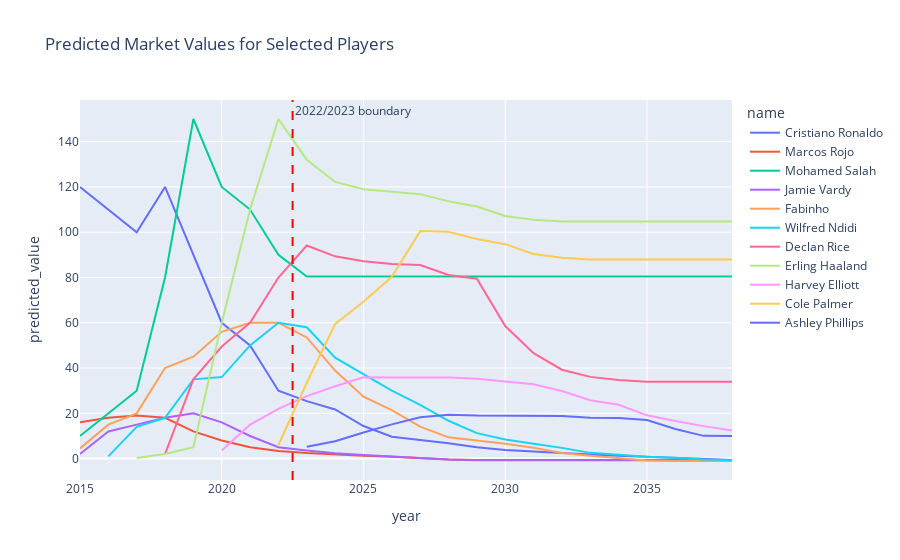

The code cell stored with this chart in its notebook:
### Code cell
plot_player_value_trends(
    pdf_train, merged,
    player_ids=players
)

### Figure 1 — Plotly figure (JSON) as saved in the notebook; plotly's stock layout.template omitted (floating-point values rounded to 4 significant figures)
{"data": [{"customdata": [[29], [31], [31], [32], [34], [35], [36], [37], [38], [39], [40], [41], [42], [43], [44], [45], [46], [47], [48], [49], [50], [51], [52], [53]], "hovertemplate": "name=Cristiano Ronaldo<br>year=%{x}<br>predicted_value=%{y}<br>age=%{customdata[0]}<extra></extra>", "legendgroup": "Cristiano Ronaldo", "line": {"color": "#636efa", "dash": "solid"}, "marker": {"symbol": "circle"}, "mode": "lines", "name": "Cristiano Ronaldo", "orientation": "v", "showlegend": true, "type": "scatter", "x": [2015, 2016, 2017, 2018, 2019, 2020, 2021, 2022, 2023, 2024, 2025, 2026, 2027, 2028, 2029, 2030, 2031, 2032, 2033, 2034, 2035, 2036, 2037, 2038], "xaxis": "x", "y": [120, 110, 100, 120, 90, 60, 50, 30, 25.38, 21.69, 14.37, 9.622, 8.216, 6.822, 5.048, 3.787, 3.138, 2.354, 1.759, 1.28, 0.7656, 0.2334, -0.3718, -0.5711], "yaxis": "y"}, {"customdata": [[24], [25], [26], [27], [29], [30], [30], [32], [33], [34], [35], [36], [37], [38], [39], [40], [41], [42], [43], [44], [45], [46], [47], [48]], "hovertemplate": "name=Marcos Rojo<br>year=%{x}<br>predicted_value=%{y}<br>age=%{customdata[0]}<extra></extra>", "legendgroup": "Marcos Rojo", "line": {"color": "#EF553B", "dash": "solid"}, "marker": {"symbol": "circle"}, "mode": "lines", "name": "Marcos Rojo", "orientation": "v", "showlegend": true, "type": "scatter", "x": [2015, 2016, 2017, 2018, 2019, 2020, 2021, 2022, 2023, 2024, 2025, 2026, 2027, 2028, 2029, 2030, 2031, 2032, 2033, 2034, 2035, 2036, 2037, 2038], "xaxis": "x", "y": [16, 18, 19, 18, 12, 8, 5, 3.4, 2.507, 1.759, 1.28, 0.7656, 0.2334, -0.3718, -0.5711, -0.5711, -0.5711, -0.5711, -0.5711, -0.5711, -0.5711, -0.5711, -0.5711, -0.5711], "yaxis": "y"}, {"customdata": [[22], [23], [24], [25], [27], [27], [28], [30], [30], [31], [32], [33], [34], [35], [36], [37], [38], [39], [40], [41], [42], [43], [44], [45]], "hovertemplate": "name=Mohamed Salah<br>year=%{x}<br>predicted_value=%{y}<br>age=%{customdata[0]}<extra></extra>", "legendgroup": "Mohamed Salah", "line": {"color": "#00cc96", "dash": "solid"}, "marker": {"symbol": "circle"}, "mode": "lines", "name": "Mohamed Salah", "orientation": "v", "showlegend": true, "type": "scatter", "x": [2015, 2016, 2017, 2018, 2019, 2020, 2021, 2022, 2023, 2024, 2025, 2026, 2027, 2028, 2029, 2030, 2031, 2032, 2033, 2034, 2035, 2036, 2037, 2038], "xaxis": "x", "y": [10, 20, 30, 80, 150, 120, 110, 90, 80.39, 80.39, 80.39, 80.39, 80.39, 80.39, 80.39, 80.39, 80.39, 80.39, 80.39, 80.39, 80.39, 80.39, 80.39, 80.39], "yaxis": "y"}, {"customdata": [[28], [29], [30], [30], [32], [33], [34], [35], [36], [37], [38], [39], [40], [41], [42], [43], [44], [45], [46], [47], [48], [49], [50], [51]], "hovertemplate": "name=Jamie Vardy<br>year=%{x}<br>predicted_value=%{y}<br>age=%{customdata[0]}<extra></extra>", "legendgroup": "Jamie Vardy", "line": {"color": "#ab63fa", "dash": "solid"}, "marker": {"symbol": "circle"}, "mode": "lines", "name": "Jamie Vardy", "orientation": "v", "showlegend": true, "type": "scatter", "x": [2015, 2016, 2017, 2018, 2019, 2020, 2021, 2022, 2023, 2024, 2025, 2026, 2027, 2028, 2029, 2030, 2031, 2032, 2033, 2034, 2035, 2036, 2037, 2038], "xaxis": "x", "y": [2, 12, 15, 18, 20, 16, 10, 5, 3.606, 2.326, 1.578, 0.8164, 0.3677, -0.4207, -0.752, -0.752, -0.752, -0.752, -0.752, -0.752, -0.752, -0.752, -0.752, -0.752], "yaxis": "y"}, {"customdata": [[21], [22], [23], [24], [25], [26], [27], [28], [29], [30], [31], [32], [33], [34], [35], [36], [37], [38], [39], [40], [41], [42], [43], [44]], "hovertemplate": "name=Fabinho<br>year=%{x}<br>predicted_value=%{y}<br>age=%{customdata[0]}<extra></extra>", "legendgroup": "Fabinho", "line": {"color": "#FFA15A", "dash": "solid"}, "marker": {"symbol": "circle"}, "mode": "lines", "name": "Fabinho", "orientation": "v", "showlegend": true, "type": "scatter", "x": [2015, 2016, 2017, 2018, 2019, 2020, 2021, 2022, 2023, 2024, 2025, 2026, 2027, 2028, 2029, 2030, 2031, 2032, 2033, 2034, 2035, 2036, 2037, 2038], "xaxis": "x", "y": [4.5, 15, 20, 40, 45, 56, 60, 60, 53.5, 38.88, 27.34, 21.45, 14.13, 9.385, 7.979, 6.585, 4.811, 2.477, 1.269, 0.2754, -0.862, -1.061, -1.061, -1.061], "yaxis": "y"}, {"customdata": [[19], [20], [21], [22], [23], [24], [25], [26], [27], [28], [29], [30], [31], [32], [33], [34], [35], [36], [37], [38], [39], [40], [41]], "hovertemplate": "name=Wilfred Ndidi<br>year=%{x}<br>predicted_value=%{y}<br>age=%{customdata[0]}<extra></extra>", "legendgroup": "Wilfred Ndidi", "line": {"color": "#19d3f3", "dash": "solid"}, "marker": {"symbol": "circle"}, "mode": "lines", "name": "Wilfred Ndidi", "orientation": "v", "showlegend": true, "type": "scatter", "x": [2016, 2017, 2018, 2019, 2020, 2021, 2022, 2023, 2024, 2025, 2026, 2027, 2028, 2029, 2030, 2031, 2032, 2033, 2034, 2035, 2036, 2037, 2038], "xaxis": "x", "y": [1, 14, 18, 35, 36, 50, 60, 58.03, 44.61, 37.19, 29.98, 23.71, 16.7, 11.26, 8.434, 6.514, 4.74, 2.533, 1.578, 0.8164, 0.3677, -0.4207, -0.752], "yaxis": "y"}, {"customdata": [[18], [20], [21], [22], [23], [24], [25], [26], [27], [28], [29], [30], [31], [32], [33], [34], [35], [36], [37], [38], [39]], "hovertemplate": "name=Declan Rice<br>year=%{x}<br>predicted_value=%{y}<br>age=%{customdata[0]}<extra></extra>", "legendgroup": "Declan Rice", "line": {"color": "#FF6692", "dash": "solid"}, "marker": {"symbol": "circle"}, "mode": "lines", "name": "Declan Rice", "orientation": "v", "showlegend": true, "type": "scatter", "x": [2018, 2019, 2020, 2021, 2022, 2023, 2024, 2025, 2026, 2027, 2028, 2029, 2030, 2031, 2032, 2033, 2034, 2035, 2036, 2037, 2038], "xaxis": "x", "y": [2, 35, 49.5, 60, 80, 94.14, 89.35, 87.21, 85.96, 85.53, 81.13, 79.48, 58.56, 46.56, 39.26, 36.1, 34.72, 33.9, 33.9, 33.9, 33.9], "yaxis": "y"}, {"customdata": [[17], [18], [18], [19], [20], [21], [22], [23], [24], [25], [26], [27], [28], [29], [30], [31], [32], [33], [34], [35], [36], [37]], "hovertemplate": "name=Erling Haaland<br>year=%{x}<br>predicted_value=%{y}<br>age=%{customdata[0]}<extra></extra>", "legendgroup": "Erling Haaland", "line": {"color": "#B6E880", "dash": "solid"}, "marker": {"symbol": "circle"}, "mode": "lines", "name": "Erling Haaland", "orientation": "v", "showlegend": true, "type": "scatter", "x": [2017, 2018, 2019, 2020, 2021, 2022, 2023, 2024, 2025, 2026, 2027, 2028, 2029, 2030, 2031, 2032, 2033, 2034, 2035, 2036, 2037, 2038], "xaxis": "x", "y": [0.3, 2, 5, 60, 110, 150, 132.0, 122.2, 119.0, 117.8, 116.8, 113.7, 111.3, 107.1, 105.5, 104.7, 104.7, 104.7, 104.7, 104.7, 104.7, 104.7], "yaxis": "y"}, {"customdata": [[17], [17], [18], [20], [21], [22], [23], [24], [25], [26], [27], [28], [29], [30], [31], [32], [33], [34], [35]], "hovertemplate": "name=Harvey Elliott<br>year=%{x}<br>predicted_value=%{y}<br>age=%{customdata[0]}<extra></extra>", "legendgroup": "Harvey Elliott", "line": {"color": "#FF97FF", "dash": "solid"}, "marker": {"symbol": "circle"}, "mode": "lines", "name": "Harvey Elliott", "orientation": "v", "showlegend": true, "type": "scatter", "x": [2020, 2021, 2022, 2023, 2024, 2025, 2026, 2027, 2028, 2029, 2030, 2031, 2032, 2033, 2034, 2035, 2036, 2037, 2038], "xaxis": "x", "y": [3.6, 15, 22, 27.58, 31.98, 35.92, 35.78, 35.78, 35.78, 35.26, 34.08, 32.83, 29.87, 25.8, 23.78, 19.1, 16.65, 14.34, 12.4], "yaxis": "y"}, {"customdata": [[20], [21], [22], [23], [24], [25], [26], [27], [28], [29], [30], [31], [32], [33], [34], [35], [36]], "hovertemplate": "name=Cole Palmer<br>year=%{x}<br>predicted_value=%{y}<br>age=%{customdata[0]}<extra></extra>", "legendgroup": "Cole Palmer", "line": {"color": "#FECB52", "dash": "solid"}, "marker": {"symbol": "circle"}, "mode": "lines", "name": "Cole Palmer", "orientation": "v", "showlegend": true, "type": "scatter", "x": [2022, 2023, 2024, 2025, 2026, 2027, 2028, 2029, 2030, 2031, 2032, 2033, 2034, 2035, 2036, 2037, 2038], "xaxis": "x", "y": [6, 33.52, 59.46, 69.24, 80.3, 100.5, 100.2, 97.04, 94.71, 90.37, 88.72, 87.97, 87.97, 87.97, 87.97, 87.97, 87.97], "yaxis": "y"}, {"customdata": [[17], [18], [19], [20], [21], [22], [23], [24], [25], [26], [27], [28], [29], [30], [31], [32]], "hovertemplate": "name=Ashley Phillips<br>year=%{x}<br>predicted_value=%{y}<br>age=%{customdata[0]}<extra></extra>", "legendgroup": "Ashley Phillips", "line": {"color": "#636efa", "dash": "solid"}, "marker": {"symbol": "circle"}, "mode": "lines", "name": "Ashley Phillips", "orientation": "v", "showlegend": true, "type": "scatter", "x": [2023, 2024, 2025, 2026, 2027, 2028, 2029, 2030, 2031, 2032, 2033, 2034, 2035, 2036, 2037, 2038], "xaxis": "x", "y": [5.233, 7.636, 11.56, 15.12, 18.25, 19.38, 18.99, 18.99, 18.99, 18.86, 18.02, 17.93, 17.0, 13.05, 10.05, 10.01], "yaxis": "y"}], "layout": {"annotations": [{"showarrow": false, "text": "2022/2023 boundary", "x": 2022.0, "xanchor": "left", "xref": "x", "y": 1, "yanchor": "top", "yref": "y domain"}], "legend": {"title": {"text": "name"}, "tracegroupgap": 0}, "shapes": [{"line": {"color": "red", "dash": "dash"}, "type": "line", "x0": 2022.0, "x1": 2022.0, "xref": "x", "y0": 0, "y1": 1, "yref": "y domain"}], "title": {"text": "Predicted Market Values for Selected Players"}, "xaxis": {"anchor": "y", "domain": [0, 1], "title": {"text": "year"}}, "yaxis": {"anchor": "x", "domain": [0, 1], "title": {"text": "predicted_value"}}}}
